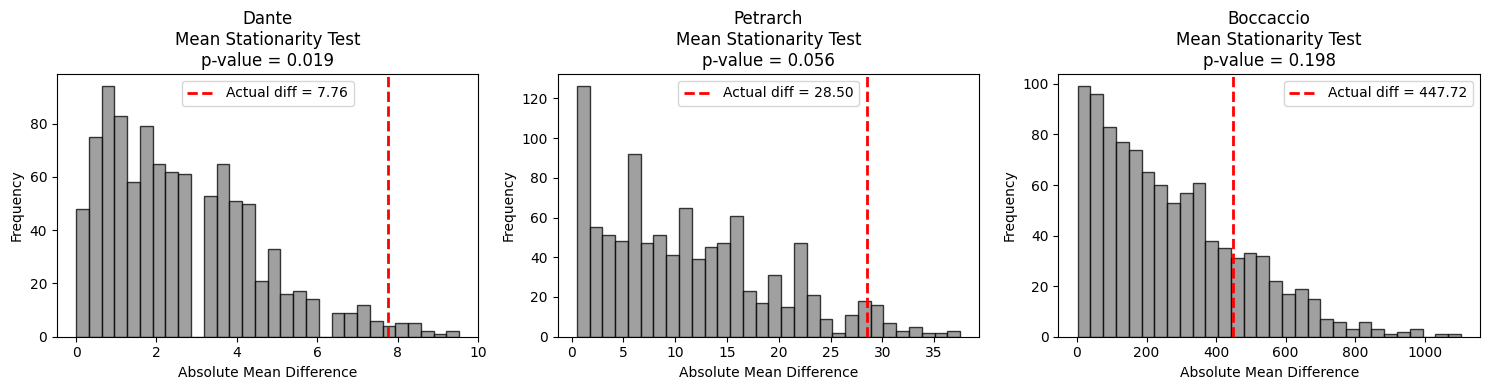

The Python source for this figure:
import numpy as np
import matplotlib.pyplot as plt
import pandas as pd


petrarch_col1 = [160, 187, 187, 166, 193, 172, 190, 130, 163, 121, 145, 145]
boccaccio_df = pd.read_csv("Boccaccio.csv")
boccaccio_col = boccaccio_df.iloc[:, 1].dropna().values

dante_data = np.array([
    64, 58, 64, 49, 58, 85, 70, 70, 67, 64, 85, 61, 49, 58, 76, 64,
    64, 64, 67, 70, 61, 49, 52, 49, 49, 58, 64, 58, 61, 52, 55, 61, 43, 61
])

datasets = {
    "Dante": dante_data,
    "Petrarch": petrarch_col1,
    "Boccaccio": boccaccio_col
}

def mean_stationarity_test(data, n_iter=1000):
    """
    Test for mean stationarity by comparing the means of the first and second halves.

    Parameters:
        data: array-like time series.
        n_iter: number of random permutations.

    Returns:
        actual_diff: absolute difference between the means of the two halves for the actual data.
        perm_diffs: array of differences from permuted data.
        p_value: p-value for the test.
    """
    data = np.array(data)
    n = len(data)
    half = n // 2
    actual_diff = abs(np.mean(data[:half]) - np.mean(data[-half:]))

    perm_diffs = []
    for _ in range(n_iter):
        permuted = np.random.permutation(data)
        diff = abs(np.mean(permuted[:half]) - np.mean(permuted[-half:]))
        perm_diffs.append(diff)
    perm_diffs = np.array(perm_diffs)
    p_value = np.sum(perm_diffs >= actual_diff) / n_iter
    return actual_diff, perm_diffs, p_value


results = {}
n_iter = 1000

plt.figure(figsize=(15, 4))
for i, (label, data) in enumerate(datasets.items()):
    actual_diff, perm_diffs, p_value = mean_stationarity_test(data, n_iter=n_iter)
    results[label] = (actual_diff, p_value)

    plt.subplot(1, 3, i+1)
    plt.hist(perm_diffs, bins=30, alpha=0.75, color='gray', edgecolor='black')
    plt.axvline(actual_diff, color='red', linestyle='dashed', linewidth=2,
                label=f'Actual diff = {actual_diff:.2f}')
    plt.xlabel("Absolute Mean Difference")
    plt.ylabel("Frequency")
    plt.title(f"{label}\nMean Stationarity Test\np-value = {p_value:.3f}")
    plt.legend()

plt.tight_layout()
plt.show()

for label, (actual_diff, p_value) in results.items():
    print(f"{label}: Actual Mean Difference = {actual_diff:.2f}, p-value = {p_value:.3f}")
